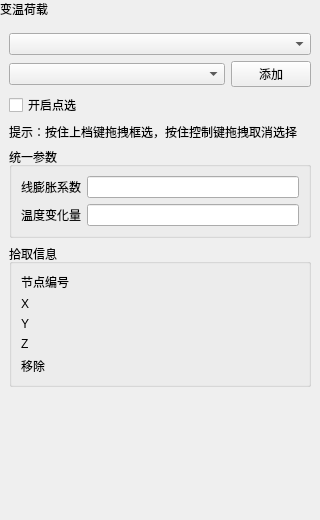
<?xml version='1.0' encoding='utf-8'?>
<ui version="4.0">
 <class>TemperatureLoadPage</class>
 <widget class="QWidget" name="TemperatureLoadPage">
  <property name="geometry">
   <rect>
    <x>0</x>
    <y>0</y>
    <width>320</width>
    <height>520</height>
   </rect>
  </property>
  <property name="windowTitle">
   <string>变温荷载</string>
  </property>
  <layout class="QVBoxLayout" name="verticalLayout">
   <property name="leftMargin">
    <number>0</number>
   </property>
   <property name="topMargin">
    <number>0</number>
   </property>
   <property name="rightMargin">
    <number>0</number>
   </property>
   <property name="bottomMargin">
    <number>0</number>
   </property>
   <item>
    <widget class="QLabel" name="pageHeaderLabel">
     <property name="visible">
      <bool>false</bool>
     </property>
     <property name="sizePolicy">
      <sizepolicy hsizetype="Preferred" vsizetype="Fixed">
       <horstretch>0</horstretch>
       <verstretch>0</verstretch>
      </sizepolicy>
     </property>
     <property name="text">
      <string>变温荷载</string>
     </property>
    </widget>
   </item>
   <item>
    <widget class="QWidget" name="contentWidget" native="true">
     <layout class="QVBoxLayout" name="contentLayout">
      <item>
       <widget class="CustomComboBox" name="comboBoxDim">
        <property name="minimumSize">
         <size>
          <width>10</width>
          <height>0</height>
         </size>
        </property>
       </widget>
      </item>
      <item>
       <layout class="QHBoxLayout" name="horizontalLayoutGroupSelect">
        <item>
         <widget class="CustomComboBox" name="comboBoxGroup">
          <property name="minimumSize">
           <size>
            <width>10</width>
            <height>0</height>
           </size>
          </property>
         </widget>
        </item>
        <item>
         <widget class="QPushButton" name="btnBatchAdd">
          <property name="sizePolicy">
           <sizepolicy hsizetype="Fixed" vsizetype="Fixed">
            <horstretch>0</horstretch>
            <verstretch>0</verstretch>
           </sizepolicy>
          </property>
          <property name="text">
           <string>添加</string>
          </property>
         </widget>
        </item>
        <property name="leftMargin">
         <number>0</number>
        </property>
        <property name="topMargin">
         <number>0</number>
        </property>
        <property name="rightMargin">
         <number>0</number>
        </property>
        <property name="bottomMargin">
         <number>0</number>
        </property>
       </layout>
      </item>
      <item>
       <widget class="QCheckBox" name="pickEnableCheckBox">
        <property name="text">
         <string>开启点选</string>
        </property>
       </widget>
      </item>
      <item>
       <widget class="QLabel" name="boxSelectHintLabel">
        <property name="text">
         <string>提示：按住上档键拖拽框选，按住控制键拖拽取消选择</string>
        </property>
        <property name="wordWrap">
         <bool>false</bool>
        </property>
       </widget>
      </item>
      <item>
       <widget class="QGroupBox" name="groupBoxParams">
        <property name="title">
         <string>统一参数</string>
        </property>
        <layout class="QGridLayout" name="gridLayout">
         <item row="0" column="0">
          <widget class="QLabel" name="labelAlfa">
 <property name="sizePolicy">
  <sizepolicy hsizetype="Fixed" vsizetype="Preferred">
   <horstretch>0</horstretch>
   <verstretch>0</verstretch>
  </sizepolicy>
 </property>
           <property name="text">
            <string>线膨胀系数</string>
           </property>
           <property name="wordWrap">
  <bool>false</bool>
 </property>
</widget>
         </item>
         <item row="1" column="0">
          <widget class="QLabel" name="labelDT">
 <property name="sizePolicy">
  <sizepolicy hsizetype="Fixed" vsizetype="Preferred">
   <horstretch>0</horstretch>
   <verstretch>0</verstretch>
  </sizepolicy>
 </property>
           <property name="text">
            <string>温度变化量</string>
           </property>
           <property name="wordWrap">
  <bool>false</bool>
 </property>
</widget>
         </item>
         <item row="0" column="1">
          <widget class="QLineEdit" name="lineEditAlfa">
           <property name="minimumSize">
            <size>
             <width>10</width>
             <height>0</height>
            </size>
           </property>
          </widget>
         </item>
         <item row="1" column="1">
          <widget class="QLineEdit" name="lineEditDT">
           <property name="minimumSize">
            <size>
             <width>10</width>
             <height>0</height>
            </size>
           </property>
          </widget>
         </item>
         <property name="leftMargin">
          <number>9</number>
         </property>
         <property name="topMargin">
          <number>9</number>
         </property>
         <property name="rightMargin">
          <number>9</number>
         </property>
         <property name="bottomMargin">
          <number>9</number>
         </property>
        </layout>
       </widget>
      </item>
      <item>
       <widget class="QGroupBox" name="groupBoxPick">
        <property name="title">
         <string>拾取信息</string>
        </property>
        <layout class="QGridLayout" name="gridLayoutPick">
         <item row="0" column="0">
          <widget class="QLabel" name="labelNodeId">
 <property name="sizePolicy">
  <sizepolicy hsizetype="Fixed" vsizetype="Preferred">
   <horstretch>0</horstretch>
   <verstretch>0</verstretch>
  </sizepolicy>
 </property>
           <property name="text">
            <string>节点编号</string>
           </property>
           <property name="wordWrap">
  <bool>false</bool>
 </property>
</widget>
         </item>
         <item row="0" column="1">
          <widget class="QLabel" name="labelNodeIdValue">
           <property name="text">
            <string />
           </property>
          </widget>
         </item>
         <item row="1" column="0">
          <widget class="QLabel" name="labelX">
 <property name="sizePolicy">
  <sizepolicy hsizetype="Fixed" vsizetype="Preferred">
   <horstretch>0</horstretch>
   <verstretch>0</verstretch>
  </sizepolicy>
 </property>
           <property name="text">
            <string>X</string>
           </property>
           <property name="wordWrap">
  <bool>false</bool>
 </property>
</widget>
         </item>
         <item row="1" column="1">
          <widget class="QLabel" name="labelXValue">
           <property name="text">
            <string />
           </property>
          </widget>
         </item>
         <item row="2" column="0">
          <widget class="QLabel" name="labelY">
 <property name="sizePolicy">
  <sizepolicy hsizetype="Fixed" vsizetype="Preferred">
   <horstretch>0</horstretch>
   <verstretch>0</verstretch>
  </sizepolicy>
 </property>
           <property name="text">
            <string>Y</string>
           </property>
           <property name="wordWrap">
  <bool>false</bool>
 </property>
</widget>
         </item>
         <item row="2" column="1">
          <widget class="QLabel" name="labelYValue">
           <property name="text">
            <string />
           </property>
          </widget>
         </item>
         <item row="3" column="0">
          <widget class="QLabel" name="labelZ">
 <property name="sizePolicy">
  <sizepolicy hsizetype="Fixed" vsizetype="Preferred">
   <horstretch>0</horstretch>
   <verstretch>0</verstretch>
  </sizepolicy>
 </property>
           <property name="text">
            <string>Z</string>
           </property>
           <property name="wordWrap">
  <bool>false</bool>
 </property>
</widget>
         </item>
         <item row="3" column="1">
          <widget class="QLabel" name="labelZValue">
           <property name="text">
            <string />
           </property>
          </widget>
         </item>
         <item row="4" column="0">
          <widget class="QLabel" name="labelPrevOwner">
 <property name="sizePolicy">
  <sizepolicy hsizetype="Fixed" vsizetype="Preferred">
   <horstretch>0</horstretch>
   <verstretch>0</verstretch>
  </sizepolicy>
 </property>
           <property name="text">
            <string>移除</string>
           </property>
           <property name="wordWrap">
  <bool>false</bool>
 </property>
</widget>
         </item>
         <item row="4" column="1">
          <widget class="QLabel" name="labelPrevOwnerValue">
           <property name="text">
            <string />
           </property>
          </widget>
         </item>
         <property name="leftMargin">
          <number>9</number>
         </property>
         <property name="topMargin">
          <number>9</number>
         </property>
         <property name="rightMargin">
          <number>9</number>
         </property>
         <property name="bottomMargin">
          <number>9</number>
         </property>
        </layout>
       </widget>
      </item>
      <property name="leftMargin">
       <number>9</number>
      </property>
      <property name="topMargin">
       <number>9</number>
      </property>
      <property name="rightMargin">
       <number>9</number>
      </property>
      <property name="bottomMargin">
       <number>9</number>
      </property>
      <property name="spacing">
       <number>6</number>
      </property>
     </layout>
    </widget>
   </item>
   <item>
    <spacer name="verticalSpacer">
     <property name="orientation">
      <enum>Qt::Vertical</enum>
     </property>
     <property name="sizeHint" stdset="0">
      <size>
       <width>20</width>
       <height>40</height>
      </size>
     </property>
    </spacer>
   </item>
  </layout>
 </widget>
 <customwidgets>
  <customwidget>
   <class>CustomComboBox</class>
   <extends>QComboBox</extends>
   <header>CustomComboBox.h</header>
  </customwidget>
 </customwidgets>
 <resources />
 <connections />
</ui>
